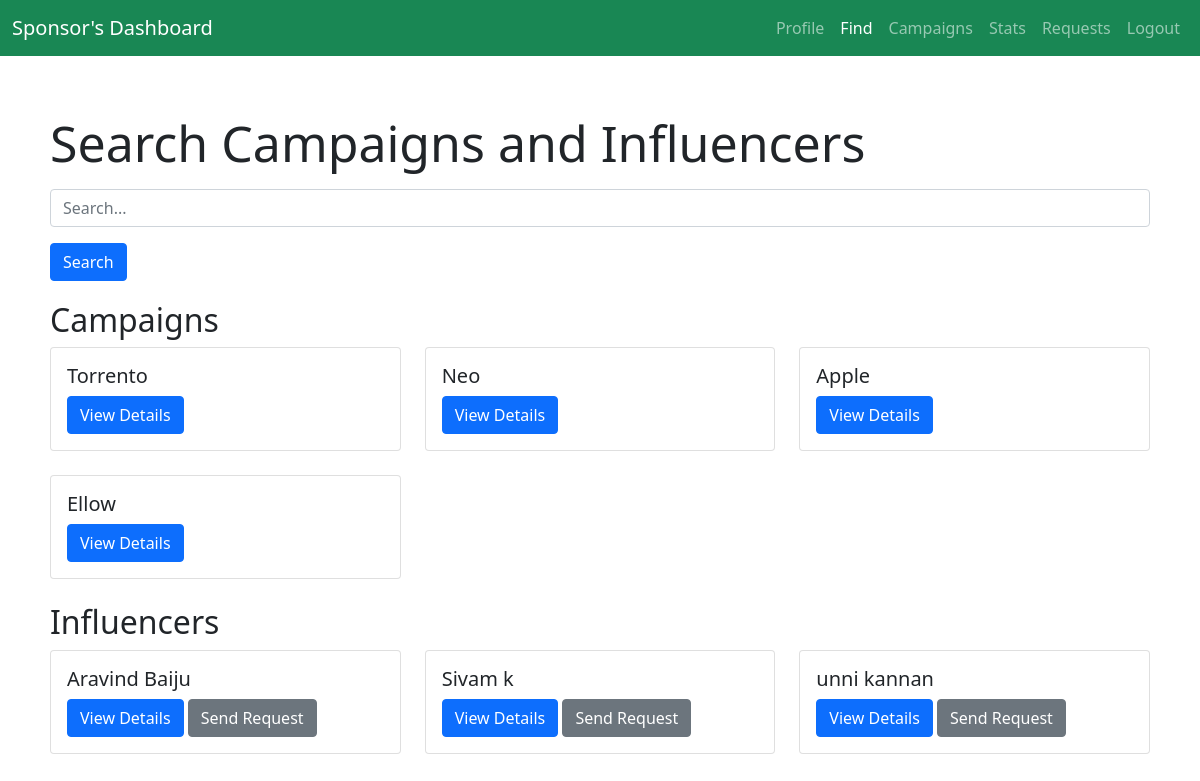
The page /find_sponsor (signed in) on the database its author committed.
### app.py (models this page shows, shortened)
class Campaign(db.Model):
    id = db.Column(db.Integer, primary_key=True, autoincrement=True)
    name = db.Column(db.String(64), index=True)
    description = db.Column(db.String(256))
    start_date = db.Column(db.Date)
    end_date = db.Column(db.Date)
    budget = db.Column(db.Float)
    visibility = db.Column(db.String(64))
    goals = db.Column(db.String(256))
    sponsor_id = db.Column(db.Integer, db.ForeignKey('user.id'))

class User(db.Model, UserMixin):
    id = db.Column(db.Integer, primary_key=True)
    fname = db.Column(db.String(50), nullable=False)
    lname = db.Column(db.String(50), nullable=False)
    email = db.Column(db.String(100), unique=True, nullable=False)
    password = db.Column(db.String(200), nullable=False)
    category = db.Column(db.String(50), nullable=False)
    role = db.Column(db.String(50), nullable=False)
    info = db.Column(db.Text, nullable=True)
    profile_pic = db.Column(db.String(100), default='default.jpeg')
    rating = db.Column(db.Integer)
    earnings = db.Column(db.Float)
    @property
    def is_active(self):
        return True

### app.py (the view)
@app.route('/find_sponsor', methods=['GET', 'POST'])
@login_required
def find_sponsor():
    search_query = request.args.get('search', '')
    if search_query:
        campaigns = Campaign.query.filter(
            Campaign.name.ilike(f'%{search_query}%') |
            Campaign.description.ilike(f'%{search_query}%')
        ).all()
        influencers = User.query.filter(
            (User.fname.ilike(f'%{search_query}%')) |
            (User.lname.ilike(f'%{search_query}%')) |
            (User.email.ilike(f'%{search_query}%'))
        ).filter(User.role == 'influencer').all()
    else:
        campaigns = Campaign.query.all()
        influencers = User.query.filter(User.role == 'influencer').all()
    return render_template('find_sponsor.html', campaigns=campaigns, influencers=influencers)

### app.py (called while the page is built)
@login_manager.user_loader
def load_user(user_id):
    return User.query.get(int(user_id))

### templates/find_sponsor.html (shortened to what this page needs)
<!DOCTYPE html>
<html lang="en">
<head>
    <link href="https://cdn.jsdelivr.net/npm/bootstrap@5.0.2/dist/css/bootstrap.min.css" rel="stylesheet">
</head>
<body>
            <nav class="navbar navbar-expand-sm bg-success navbar-dark" id="navi">
                <div class="container-fluid">
                    <a class="navbar-brand" href="#">Sponsor's Dashboard</a>
                    <ul class="navbar-nav ml-auto">
                        <div class="collapse navbar-collapse justify-content-end" id="navbarNavDropdown">
                            <ul class="navbar-nav">
                                <li class="nav-item">
                                    <a class="nav-link" href="/sponsor_dashboard">Profile</a>
                                </li>
                                <li class="nav-item">
                                    <a class="nav-link active" href="/find_sponsor">Find</a>
                                </li>
                                <li class="nav-item">
                                    <a class="nav-link" href="/campaigns">Campaigns</a>
                                </li>
                                <li class="nav-item">
                                    <a class="nav-link" href="/stats_sponsor">Stats</a>
                                </li>
                                <li class="nav-item">
                                    <a class="nav-link " aria-current="page" href="/request_s">Requests</a>
                             </li>
                                <li class="nav-item">
                                    <a class="nav-link" href="/logout">Logout</a>
                                </li>
                            </ul>
                        </div>
                    </ul>
                </div>
            </nav>
        <div class="container1">
        <div class="search-form">
            <form method="GET" action="{{ url_for('find_sponsor') }}">
                <div class="mb-3">
                    <label for="search" class="form-label" id="sp">Search Campaigns and Influencers</label>
                    <input type="text" class="form-control" id="search" name="search" placeholder="Search..." required>
                </div>
                <button type="submit" class="btn btn-primary">Search</button>
            </form>
        </div>
        <h2>Campaigns</h2>
        <div class="row">
            {% for campaign in campaigns %}
            <div class="col-md-4">
                <div class="card mb-4">
                    <div class="card-body">
                        <h5 class="card-title">{{ campaign.name }}</h5>
                        <button type="button" class="btn btn-primary" data-bs-toggle="modal" data-bs-target="#campaignModal{{ campaign.id }}">
                            View Details
                        </button>
                    </div>
                </div>
            </div>
            {% endfor %}
        </div>
        <h2>Influencers</h2>
        <div class="row">
            {% for influencer in influencers %}
            <div class="col-md-4">
                <div class="card mb-4">
                    <div class="card-body">
                        <h5 class="card-title">{{ influencer.fname }} {{ influencer.lname }}</h5>
                        <button type="button" class="btn btn-primary" data-bs-toggle="modal" data-bs-target="#influencerModal{{ influencer.id }}">
                            View Details
                        </button>
                        <button type="button" class="btn btn-secondary" data-bs-toggle="modal" data-bs-target="#sendRequestModal{{ influencer.id }}">
                            Send Request
                        </button>
                    </div>
                </div>
            </div>
            {% endfor %}
        </div>
    </div>
</body>
</html>

### templates/find_sponsor.html (style rules this page uses)
.container1 { margin: 50px; }
.search-form { margin-bottom: 20px; }
#sp { font-size: 50px; }

### rows shown on the page
Campaign: name "Torrento"
Campaign: name "Neo"
Campaign: name "Apple"
Campaign: name "Ellow"
User: fname "Aravind", lname "Baiju"
User: fname "Sivam", lname "k"
User: fname "unni", lname "kannan"
